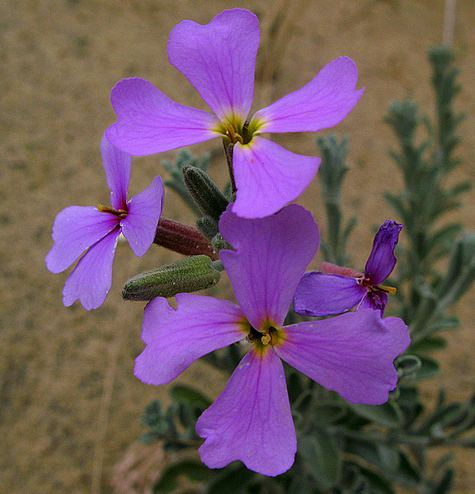
%> input picture im1.jpg, 475 x 494 px
$ octave --eval "result = contrast_descriptor1(imread('im1.jpg'));"   (GNU Octave 9; MATLAB toolbox functions it lacks are replaced by stand-ins)
%> lines starting %> are read from the running program, lines starting %| are printed output that depends on the picture

function [retval] = contrast_descriptor1(I)

% imshow(mat2gray(I));
padSize=60;
I=padarray(I,[padSize padSize],'replicate');
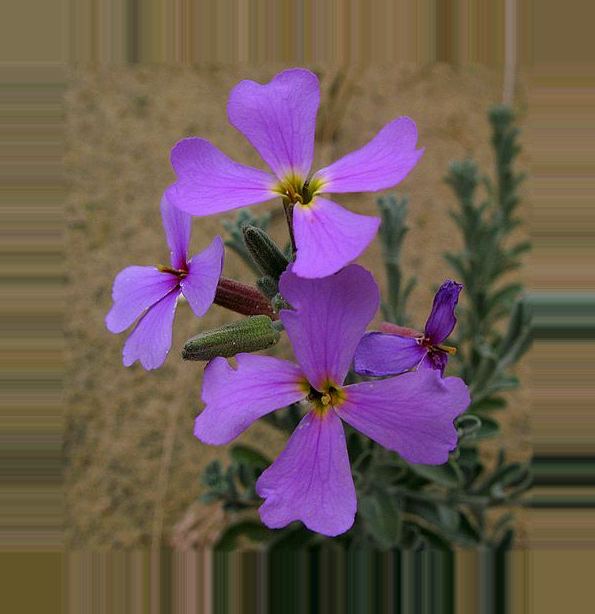
%> I: size 614x595x3 uint8; mean R, G, B 109.7, 89, 86.8
% [nrows ncols]=size(I);

I=mat2gray(I-mean(I(:)));
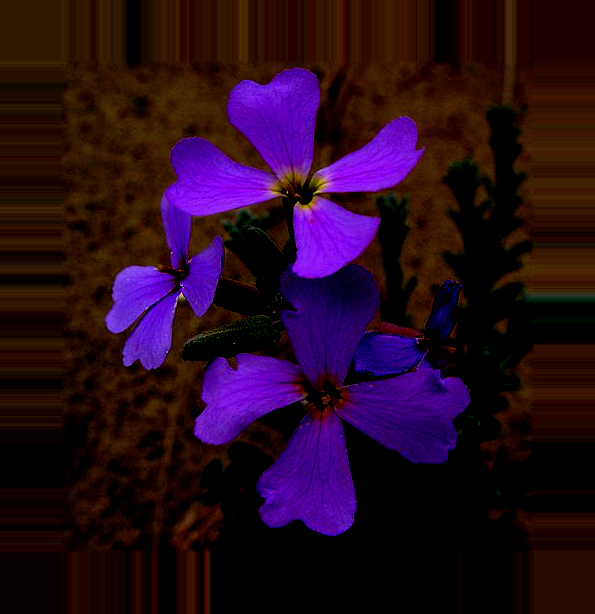
%> I: size 614x595x3 double; mean R, G, B 0.151, 0.0386, 0.115


%% atrous based
K1=(1/4).*[1 2 1]';       %% 1D linear atrous vector
K1=conv(K1,K1);
nplanes=2;

LP=I;

for j=1:nplanes

    %%% Get 2D response %%%%
        Kernel=K1*K1';      %%% contruct 2D filter from 1D linear filter
        LP(:,:,j+1)=imfilter(LP(:,:,j),Kernel);
        wave_plane=(LP(:,:,j)-LP(:,:,j+1))./(LP(:,:,j+1)+0.03);
        K1=upsample(K1,2);      %%% upsample the 1D linear filter
        K1=K1(1:length(K1)-1,:);  %%% remove last element (zero) of filter to make number of elements odd

        LOG_scaled4(:,:,j) = wave_plane;
end
%> this loop made 2 passes
%> pass 1, in contrast_descriptor1, `wave_plane=(LP(:,:,j)-LP(:,:,j+1))./(LP(:,:,j+1)+0.03);`:
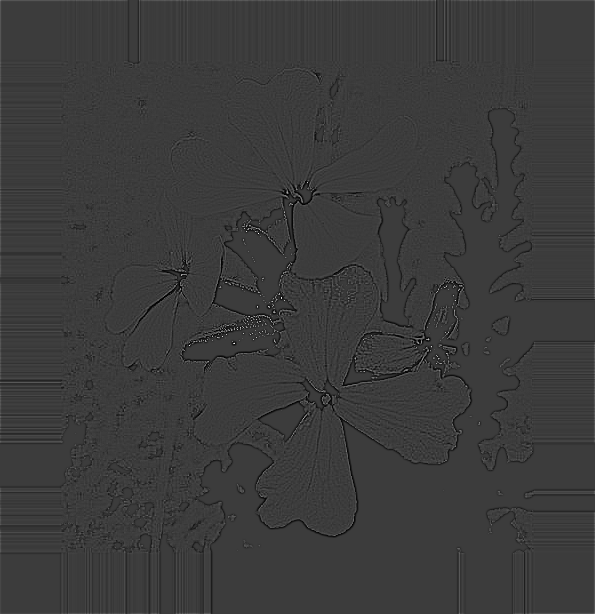
%> wave_plane: size 614x595 double; min -0.889, max 2.87, mean -0.00846; drawn with min black and max white
%> pass 2, in contrast_descriptor1, `wave_plane=(LP(:,:,j)-LP(:,:,j+1))./(LP(:,:,j+1)+0.03);`:
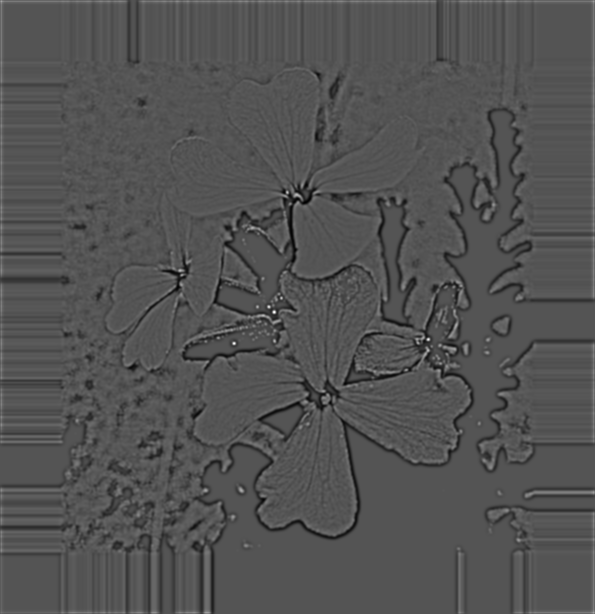
%> wave_plane: size 614x595 double; min -0.758, max 1.53, mean -0.0136; drawn with min black and max white
%> after the loop:
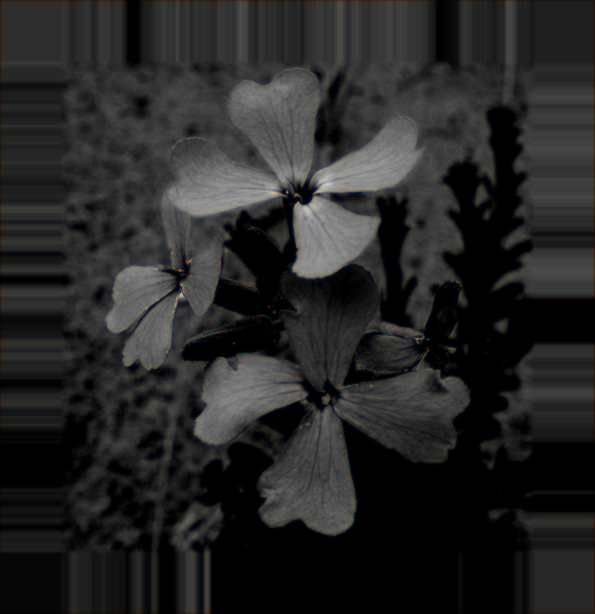
%> LP: size 614x595x3 double; mean R, G, B 0.151, 0.15, 0.15
%> after the loop, K1 = 17 values, max 0.375 at index 9, min 0 at index 2, mean 0.0588

retval=mat2gray(sum(LOG_scaled4,3));
retval=retval(padSize+1:end-padSize,padSize+1:end-padSize);
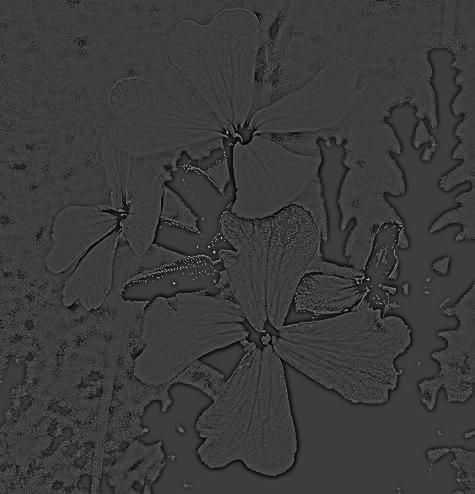
%> retval: size 494x475 double; min 0, max 1, mean 0.234
